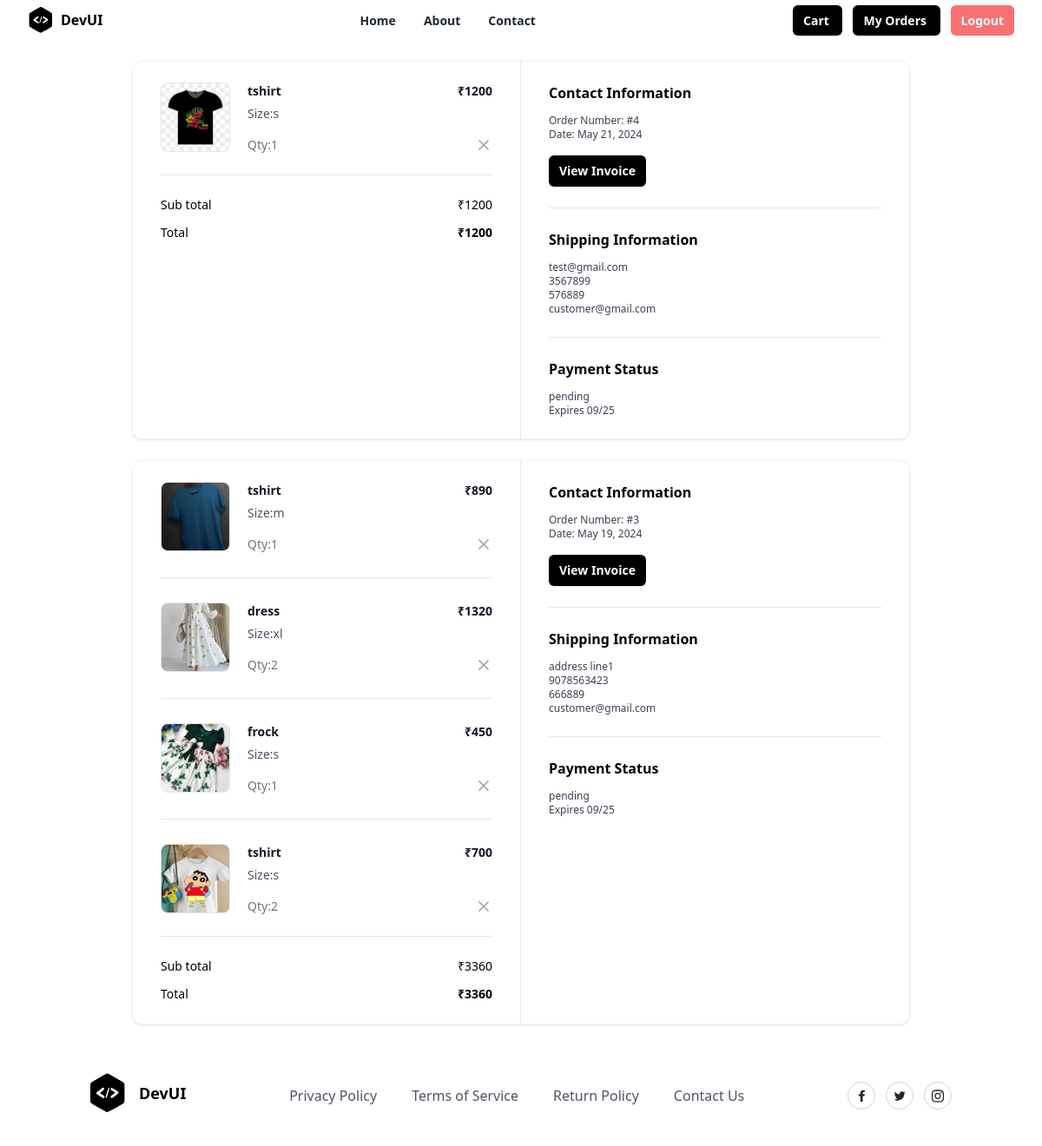
The app's page /order/summary/ (signed in) with its own data.
### store/models.py (models this page shows, shortened)
class BasketItem(models.Model):
    basket_object = models.ForeignKey(Basket, on_delete=models.CASCADE,related_name="cartitems")
    product_object = models.ForeignKey(Product, on_delete=models.CASCADE)
    size_object = models.ForeignKey(Size, on_delete=models.CASCADE)
    quantity = models.PositiveIntegerField(default=1)
    created_date = models.DateTimeField(auto_now_add=True)
    updated_date = models.DateTimeField(auto_now=True)
    is_active = models.BooleanField(default=True)
    is_order_placed=models.BooleanField(default=False)
    @property
    def total_amount(self):
        return self.product_object.price*self.quantity

class Product(models.Model):
    title = models.CharField(max_length=200)
    description = models.TextField(null=True, blank=True)
    size_object = models.ManyToManyField(Size)
    category_object = models.ForeignKey(Category, on_delete=models.CASCADE)
    brand_object = models.ForeignKey(Brand, on_delete=models.CASCADE)
    image = models.ImageField(upload_to='product_images', null=True, blank=True, default='product_images/default.jpg')
    price = models.PositiveIntegerField()
    tag_object=models.ManyToManyField(Tag)
    created_date = models.DateTimeField(auto_now_add=True)
    updated_date = models.DateTimeField(auto_now=True)
    is_active = models.BooleanField(default=True)

class Size(models.Model):
    name = models.CharField(max_length=100, unique=True)
    created_date = models.DateTimeField(auto_now_add=True)
    updated_date = models.DateTimeField(auto_now=True)
    is_active = models.BooleanField(default=True)
    def __str__(self):
        return self.name

class Order(models.Model):
    user_object = models.ForeignKey(
                                        User,
                                        on_delete=models.CASCADE,
                                        related_name='myorders'
                                    )
    basket_item_objects = models.ManyToManyField(BasketItem)
    delivery_address = models.CharField(max_length=250)
    phone = models.CharField(max_length=12)
    pin=models.CharField(max_length=10,null=True)
    email = models.CharField(max_length=100)
    pay_options = (
        ('online', 'online'),
        ('cod', 'cod')
    )
    payment_mode = models.CharField(
                                        max_length=100,
                                        choices=pay_options,
                                        default='cod'
                                    )
    order_id = models.CharField(max_length=200, null=True)
    is_paid = models.BooleanField(default=False)
    order_status = (
        ('order_confirmed', 'Order confirmed'),
        ('dispatched', 'Dispatched'),
        ('in_transit', 'In transit'),
        ('delivered', 'Delivered'),
        ('cancelled', 'Cancelled'),
    )
    status = models.CharField(
                                max_length=200,
                                choices=order_status,
                                default='order_confirmed'
                            )
    created_date = models.DateTimeField(auto_now_add=True)
    updated_date = models.DateTimeField(auto_now=True)
    is_active = models.BooleanField(default=True)
    def sub_total(self):
        baket_items=self.basket_item_objects.all()
        total=0
        if baket_items:
            for bi in baket_items:
                total+=bi.total_amount
        return total

### store/views.py (the view)
# urls.py: path("order/summary/",views.OrderSummaryView.as_view(),name="order-summary"),
class OrderSummaryView(View):
    def get(self,request,*args,**kwargs):
        qs=Order.objects.filter(user_object=request.user).order_by("-created_date")
        return render(request,"order_summary.html",{"data":qs})

### store/templates/order_summary.html (shortened to what this page needs)
{%extends 'base.html'%}
{%block main_block%}
{%for oi in data%}
<div class="mx-auto my-4 max-w-4xl md:my-6">
    <div class="overflow-hidden rounded-xl border border-gray-100 shadow">
      <div class="grid grid-cols-1 md:grid-cols-2">
        <div class="px-5 py-6 md:border-r md:border-r-gray-200 md:px-8">
          <div class="flow-root">
            <ul class="-my-7 divide-y divide-gray-200">
           {%for bi in oi.basket_item_objects.all%}
           <li class="flex items-stretch justify-between space-x-5 py-7">
            <div class="flex flex-1 items-stretch">
              <div class="flex-shrink-0">
                <img
                  class="h-20 w-20 rounded-lg border border-gray-200 object-cover"
                  src="{{bi.product_object.image.url}}"
                  alt="https://static.nike.com/a/images/c_limit,w_592,f_auto/t_product_v1/54a510de-a406-41b2-8d62-7f8c587c9a7e/air-force-1-07-lv8-shoes-9KwrSk.png"
                />
              </div>
              <div class="ml-5 flex flex-col justify-between">
                <div class="flex-1">
                  <p class="text-sm font-bold text-gray-900">
                    {{bi.product_object.title}}
                  </p>
                  <p class="mt-1.5 text-sm font-medium text-gray-600">
                    Size:{{bi.size_object}}
                  </p>
                </div>
                <p class="mt-4 text-sm font-medium text-gray-500">Qty:{{bi.quantity}}</p>
              </div>
            </div>
            <div class="ml-auto flex flex-col items-end justify-between">
              <p class="text-right text-sm font-bold text-gray-900">
                ₹{{bi.total_amount}}
              </p>
              <button
                type="button"
                class="-m-2 inline-flex rounded p-2 text-gray-400 transition-all duration-200 hover:text-gray-900 focus:outline-none focus:ring-2 focus:ring-gray-900 focus:ring-offset-2"
              >
                <svg
                  xmlns="http://www.w3.org/2000/svg"
                  width="24"
                  height="24"
                  viewBox="0 0 24 24"
                  fill="none"
                  stroke="currentColor"
                  stroke-width="2"
                  stroke-linecap="round"
                  stroke-linejoin="round"
                  class="h-5 w-5"
                >
                  <line x1="18" y1="6" x2="6" y2="18"></line>
                  <line x1="6" y1="6" x2="18" y2="18"></line>
                </svg>
              </button>
            </div>
          </li>
          {%endfor%}
            </ul>
            <hr class="mt-6 border-gray-200" />
            <ul class="mt-6 space-y-3">
              <li class="flex items-center justify-between">
                <p class="text-sm font-medium">Sub total</p>
                <p class="text-sm font-medium">₹{{oi.sub_total}}</p>
              </li>
              <li class="flex items-center justify-between">
                <p class="text-sm font-medium ">Total</p>
                <p class="text-sm font-bold ">₹{{oi.sub_total}} </p>
              </li>
            </ul>
          </div>
        </div>
        <div class="px-5 py-6 md:px-8">
          <div class="flow-root">
            <div class="-my-6 divide-y divide-gray-200">
              <div class="py-6">
                <h2 class="text-base font-bold text-black">
                  Contact Information
                </h2>
                <p class="fontmedium mt-3 text-xs text-gray-700">
                  Order Number: #{{oi.id}}
                </p>
                <p class="text-xs font-medium text-gray-700">
                  Date: {{oi.created_date|date}}
                </p>
                <button
                  type="button"
                  class="mt-4 rounded-md bg-black px-3 py-2 text-sm font-semibold text-white shadow-sm hover:bg-black/80 focus-visible:outline focus-visible:outline-2 focus-visible:outline-offset-2 focus-visible:outline-black"
                >
                  View Invoice
                </button>
              </div>
              <div class="py-6">
                <h2 class="mb-2 text-base font-bold text-black">
                  Shipping Information
                </h2>
                <p class="mt-3 text-xs font-medium text-gray-700">{{oi.delivery_address}}
                </p>
                <p class="text-xs font-medium text-gray-700">
                  {{oi.phone}}
                </p>
                <p class="text-xs font-medium text-gray-700">{{oi.pin}}
                </p>
                <p class="text-xs font-medium text-gray-700">           {{oi.email}}
                </p>
              </div>
              <div class="py-6">
                <h2 class="text-base font-bold text-black">
                  Payment Status
                </h2>
                <p class="mt-3 text-xs font-medium text-gray-700">
                  {%if order.is_paid%}
                  completed
                  {%else%}
                  pending
                  {%endif%}
                </p>
                <p class="text-xs font-medium text-gray-700">Expires 09/25</p>
              </div>
            </div>
          </div>
        </div>
      </div>
    </div>
  </div>
  {%endfor%}
{%endblock%}

### records on screen
Order: sub_total "1200", id "4", created_date "May 21, 2024", delivery_address "test@gmail.com", phone "3567899", pin "576889", email "customer@gmail.com"
BasketItem: product_object.image (picture), product_object "tshirt", size_object "s", quantity "1", total_amount "1200"
Order: sub_total "3360", id "3", created_date "May 19, 2024", delivery_address "address line1", phone "9078563423", pin "666889", email "customer@gmail.com"
BasketItem: product_object.image (picture), product_object "tshirt", size_object "m", quantity "1", total_amount "890"
BasketItem: product_object.image (picture), product_object "dress", size_object "xl", quantity "2", total_amount "1320"
BasketItem: product_object.image (picture), product_object "frock", size_object "s", quantity "1", total_amount "450"
BasketItem: product_object.image (picture), product_object "tshirt", size_object "s", quantity "2", total_amount "700"
